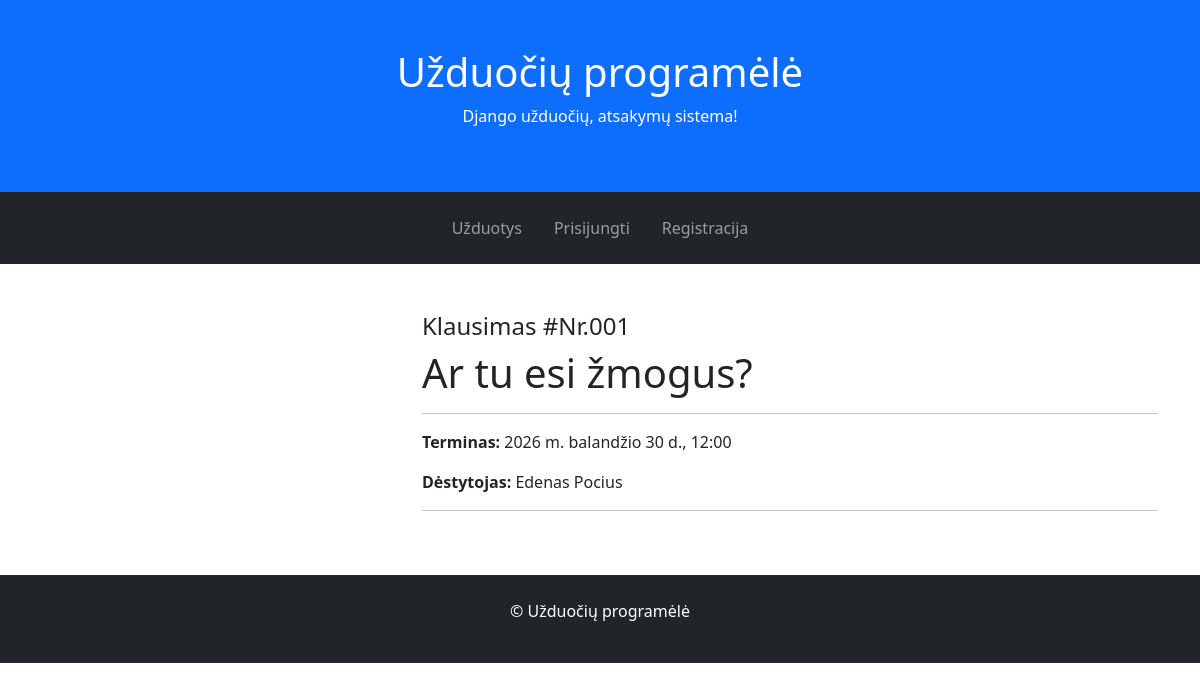
/tasks/1/, run on the app's committed database.
### tasks/models.py (models this page shows, shortened)
class Task(models.Model):
    name = models.CharField("Užduotis")
    content = models.TextField("Klausimas")
    teacher = models.ForeignKey(to=User, on_delete=models.CASCADE, verbose_name="Dėstytojas")
    ANSWER_CHOICES = [
        (True, 'Taip'),
        (False, 'Ne'),
    ]
    correct_answer = models.BooleanField("Teisingas atsakymas", choices=ANSWER_CHOICES, default=True)
    deadline = models.DateTimeField("Terminas", null=True, blank=True)
    date = models.DateTimeField("Data", auto_now_add=True)
    photo = models.ImageField("Nuotrauka", upload_to='tasks', null=True, blank=True)
    def is_overdue(self):
        return self.deadline and timezone.now() > self.deadline
    class Meta:
        verbose_name = "Uždavinys"
        verbose_name_plural = "Uždaviniai"

### tasks/views.py (the view)
# urls.py: path('tasks/<int:pk>/', views.task, name="task"),
def task(request, pk):
    selected_task = Task.objects.get(pk=pk)
    answered = False
    if request.user.is_authenticated:
        if Answer.objects.filter(task=selected_task, student=request.user).count() > 0:
            answered = True
    context = {
        'task': selected_task,
        'answered': answered,
    }
    return render(request, template_name="task.html", context=context)

### tasks/templates/task.html (shortened to what this page needs)
{% extends 'base.html' %}
{% block content %}
<div class="row">
    <div class="col-lg-4 col-md-5">
    </div>
    <div class="col-lg-8 col-md-7">
        <h4 class="{% if task.is_overdue %}text-danger{% endif %}">{{ task.name }}</h4>
        <h1>{{ task.content }}</h1>
        <hr>
            <p><strong>Terminas: </strong>{{ task.deadline }}</p>
            <p><strong>Dėstytojas: </strong>{{ task.teacher.first_name }} {{ task.teacher.last_name }}</p>
        <hr>
    </div>
</div>
{% endblock %}

### data on the page
Task: name "Klausimas #Nr.001", content "Ar tu esi žmogus?", deadline "2026 m. balandžio 30 d., 12:00", teacher.first_name "Edenas", teacher.last_name "Pocius"
